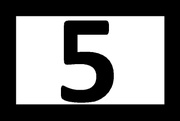
#> input picture Code/Python/Images/Im1.jpeg, 180 x 121 px, shrunk from 749 x 502 before the run
$ python sift_detection.py
#> lines starting #> are read from the running program, lines starting #| are printed output that depends on the picture
import cv2
import numpy as np
from matplotlib import pyplot as plt

MIN_MATCH_COUNT = 10

training_img = cv2.imread("Images/Im1.jpeg")
#> training_img is the input picture: shape (121, 180, 3); min 0, max 255, mean 124.8
training_img = cv2.cvtColor(training_img, cv2.COLOR_BGR2GRAY)
#> training_img: shape (121, 180)

testing_img = cv2.imread("Images/Im4.jpeg")
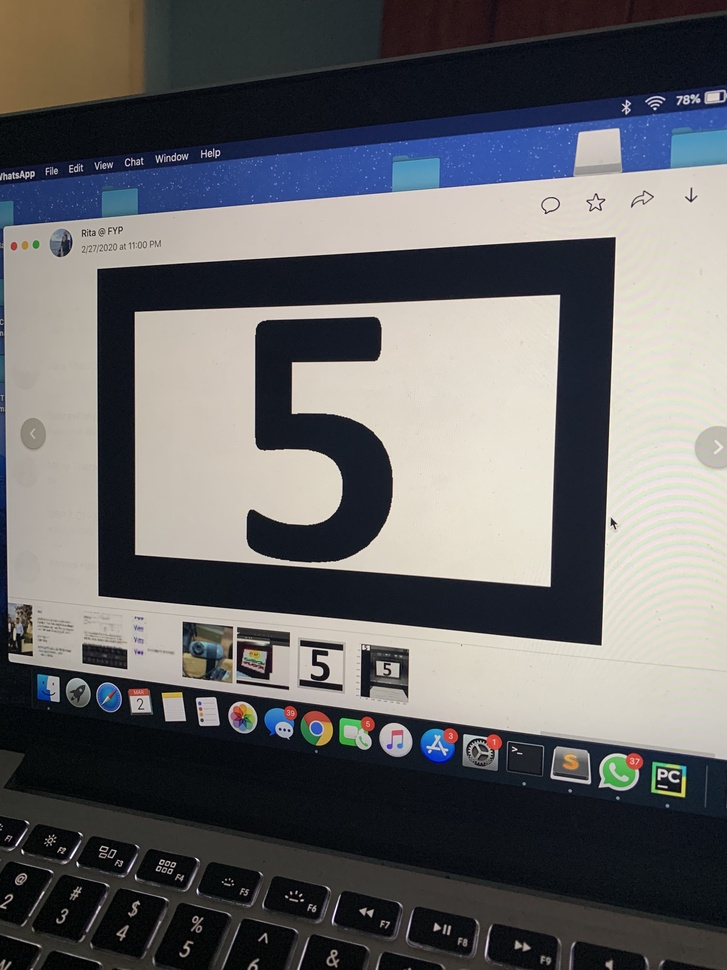
#> input picture Code/Python/Images/Im4.jpeg, 727 x 970 px, shrunk from 3024 x 4032 before the run
#> testing_img is the input picture: shape (970, 727, 3); mean B, G, R 102.5, 101.2, 101.5
testing_img = cv2.cvtColor(testing_img, cv2.COLOR_BGR2GRAY)
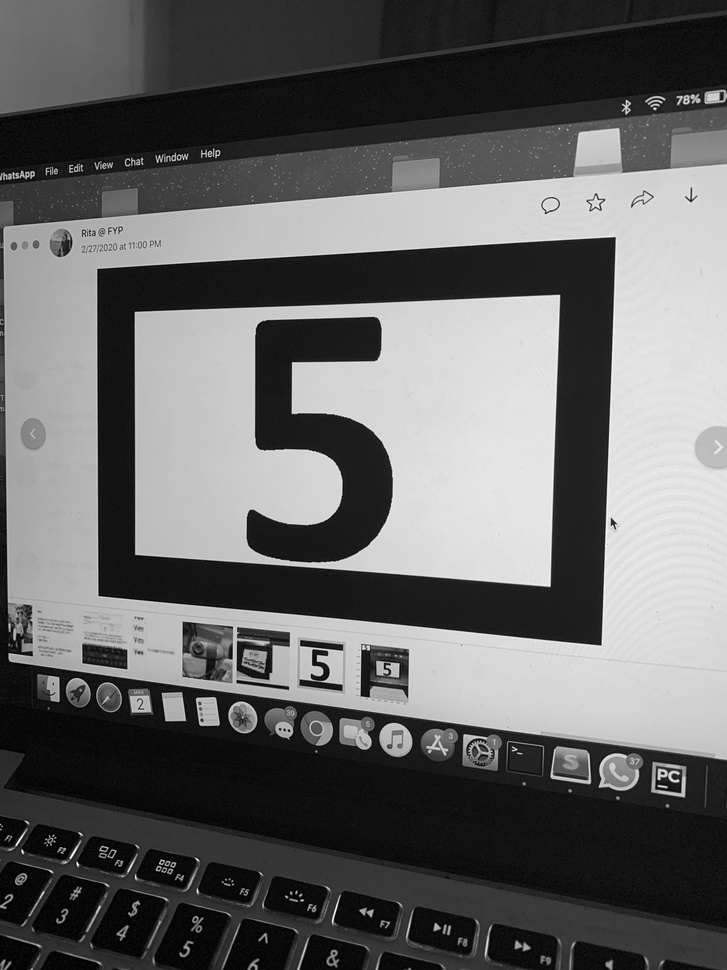
#> testing_img: shape (970, 727); min 0, max 255, mean 101.5

# [19 lines of commented-out code are left out]
orb = cv2.ORB_create()

# [5 lines of commented-out code are left out]
kp1, des1 = orb.detectAndCompute(training_img, None)
#> kp1 = 41 keypoints; strongest (x, y, size): (63, 86, 31), (78, 50, 31), (78, 35, 31), (65, 63, 31)
kp2, des2 = orb.detectAndCompute(testing_img,None)
#> kp2 = 500 keypoints; strongest (x, y, size): (663, 773, 31), (674, 778, 37.2), (160, 862, 31), (673, 775, 37.2)

# Draw keypoints on image training image and display
training_img = cv2.drawKeypoints(training_img, kp1, training_img, flags=cv2.DRAW_MATCHES_FLAGS_DRAW_RICH_KEYPOINTS)
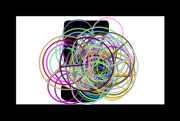
#> training_img: shape (121, 180, 3); mean of channels 0, 1, 2 118.1, 118.7, 120.6; drawn as B, G, R
cv2.imshow('Detected Keypoints', training_img)
cv2.waitKey()

# [5 lines of commented-out code are left out]
bf = cv2.BFMatcher()
matches = bf.knnMatch(des1,des2, k=2)
#> matches = 41 matches


# store all the good matches as per Lowe's ratio test.
good = []
for m,n in matches:
    if m.distance < 0.7*n.distance:
        good.append(m)
#> this loop made 41 passes
#> after the loop, good = []

if len(good)>MIN_MATCH_COUNT:
    src_pts = np.float32([ kp1[m.queryIdx].pt for m in good ]).reshape(-1,1,2)
    dst_pts = np.float32([ kp2[m.trainIdx].pt for m in good ]).reshape(-1,1,2)
    M, mask = cv2.findHomography(src_pts, dst_pts, cv2.RANSAC,5.0)
    matchesMask = mask.ravel().tolist()
    h,w,d = training_img.shape
    pts = np.float32([ [0,0],[0,h-1],[w-1,h-1],[w-1,0] ]).reshape(-1,1,2)
    dst = cv2.perspectiveTransform(pts, M)
    testing_img = cv2.polylines(testing_img,[np.int32(dst)],True,255,3, cv2.LINE_AA)
else:
    print( "Not enough matches are found - {}/{}".format(len(good), MIN_MATCH_COUNT) )
#| Not enough matches are found - 0/10
    matchesMask = None

draw_params = dict(matchColor = (0,255,0), # draw matches in green color
                   singlePointColor = None,
                   matchesMask = matchesMask, # draw only inliers
                   flags = 2)
img3 = cv2.drawMatches(training_img,kp1,testing_img,kp2,good,None,**draw_params)
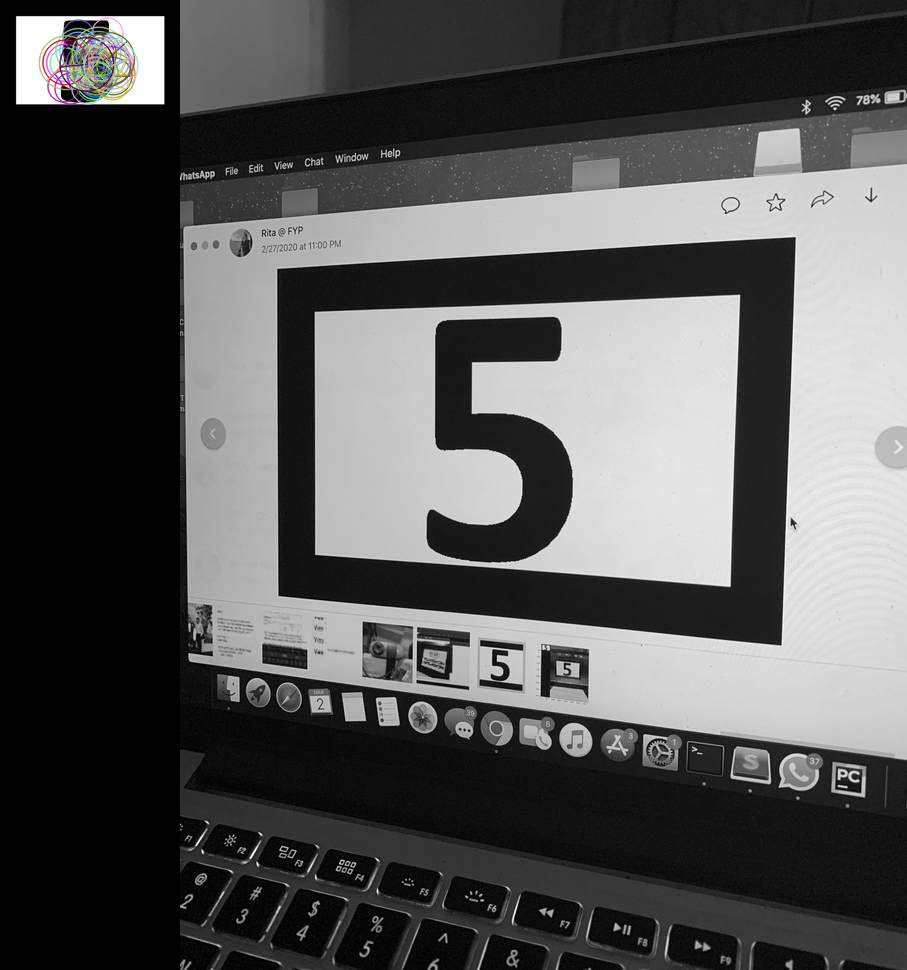
#> img3: shape (970, 907, 3); mean of channels 0, 1, 2 84.2, 84.3, 84.3; drawn as B, G, R
plt.imshow(img3, 'gray'), plt.show()

#cv2.waitKey()
